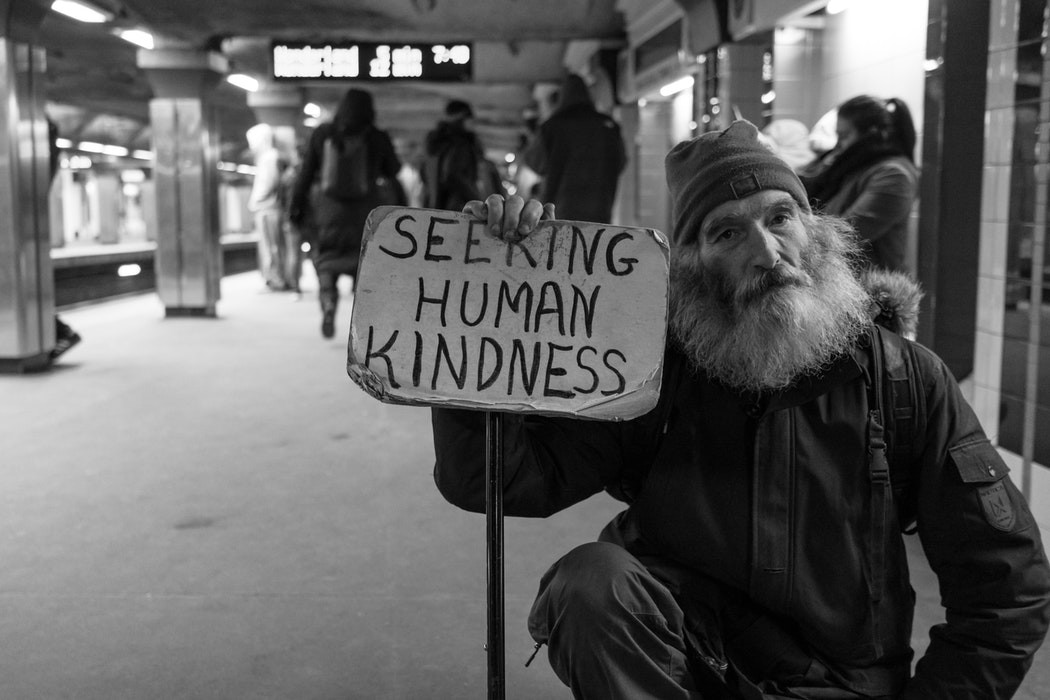
#> input picture 0.jpeg, 1050 x 700 px, found by its file name
$ jupyter execute Edge_Detection_Practice.ipynb   (shell and % lines are left out)
#> lines starting #> are read from the running program, lines starting #| are printed output that depends on the picture
<a href="https://colab.research.google.com/github/JahnnobiRahman/Edge_Detection_Image/blob/main/Edge_Detection_Practice.ipynb" target="_parent"></a>

[cell 1]
import cv2 as cv
import numpy as np
import matplotlib.pyplot as plt
from skimage import data, io

[cell 2]
path = "/content/0.jpeg"

[cell 3]
img = cv.imread(path,0)
#> img is the input picture: shape (700, 1050); min 0, max 255, mean 97

[cell 4]
plt.subplot(1,2,1)
plt.imshow(img)
plt.title('Original Image')

[cell 5]
k = np.array([[0,0,0],
             [0,1,0],
             [0,0,0]])
output = cv.filter2D(img,-1,k)

[cell 6]
plt.subplot(1,2,2)
plt.imshow(output)
plt.title('Output Image')

# Robinson Compass Masks

[cell 7]
k = np.array([[1,2,1],
             [0,0,0],
             [-1,-2,-1]])
output6 = cv.filter2D(img,-1,k)

k = np.array([[-1,-2,-1],
             [0,0,0],
             [1,2,1]])
output5 = cv.filter2D(img,-1,k)

k = np.array([[-1,0,1],
             [-2,0,2],
             [-1,0,1]])
output2 = cv.filter2D(img,-1,k)

k = np.array([[1,0,-1],
             [2,0,-2],
             [1,0,-1]])
output1 = cv.filter2D(img,-1,k)

k1 = np.array([[2,1,0],
             [1,0,-1],
             [0,-1,-2]])
output_6 = cv.filter2D(img,-1,k1)

k1 = np.array([[-2,-1,0],
             [-1,0,1],
             [0,1,2]])
output_7 = cv.filter2D(img,-1,k1)

k1 = np.array([[0,1,2],
             [-1,0,1],
             [-2,-1,0]])
output_8 = cv.filter2D(img,-1,k1)

k1 = np.array([[0,-1,-2],
             [1,0,-1],
             [2,1,0]])
output_9 = cv.filter2D(img,-1,k1)
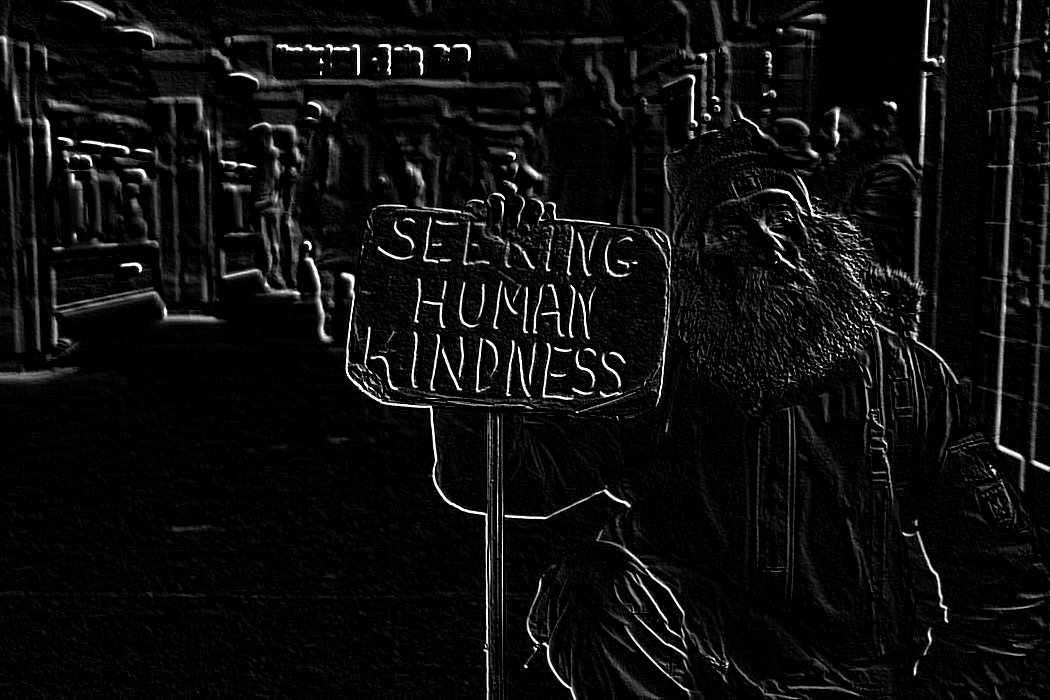
#> output_9: shape (700, 1050); min 0, max 255, mean 13.9

[cell 8]
plt.figure(figsize=(20,12))
plt.subplot(3,3,1)
plt.imshow(output6)
plt.title('North')
plt.figure(figsize=(20,12))
plt.subplot(3,3,2)
plt.imshow(output5)
plt.title('Sobel Horizontal')
plt.figure(figsize=(20,12))
plt.subplot(3,3,3)
plt.imshow(output2)
plt.title('Sobel Vertical')
plt.figure(figsize=(20,12))
plt.subplot(3,3,4)
plt.imshow(output1)
plt.title('West')
plt.figure(figsize=(20,12))
plt.subplot(3,3,5)
plt.imshow(output_6)
plt.title('North-West')
plt.figure(figsize=(20,12))
plt.subplot(3,3,6)
plt.imshow(output_7)
plt.title('South-East')
plt.figure(figsize=(20,12))
plt.subplot(3,3,7)
plt.imshow(output_8)
plt.title('North-East')
plt.figure(figsize=(20,12))
plt.subplot(3,3,8)
plt.imshow(output_9)
plt.title('South-West')

# Prewitt Operator Vertical

[cell 9]
img = cv.imread(path,0)

[cell 10]
img.shape
#> Out = (700, 1050)

[cell 11]
no_of_row = img.shape[0]
#> no_of_row = 700

[cell 12]
no_of_column= img.shape[1]
#> no_of_column = 1050

[cell 13]
no_of_row
#> Out = 700

[cell 14]
no_of_column
#> Out = 1050

[cell 15]
k = np.array([[-1,0,1],
             [-1,0,1],
             [-1,0,1]])

[cell 16]
k.shape[0]

[cell 17]
padded = np.zeros((no_of_row + k.shape[0]-1, no_of_column + k.shape[1]-1))

[cell 18]
Output_Image = np.zeros(img.shape)

[cell 19]
padded[1:-1, 1:-1] = img

[cell 20]
for x in range(no_of_row):
    for y in range(no_of_column):
        Output_Image[x, y] = (k * padded[x:x + 3,y:y + 3]).sum()
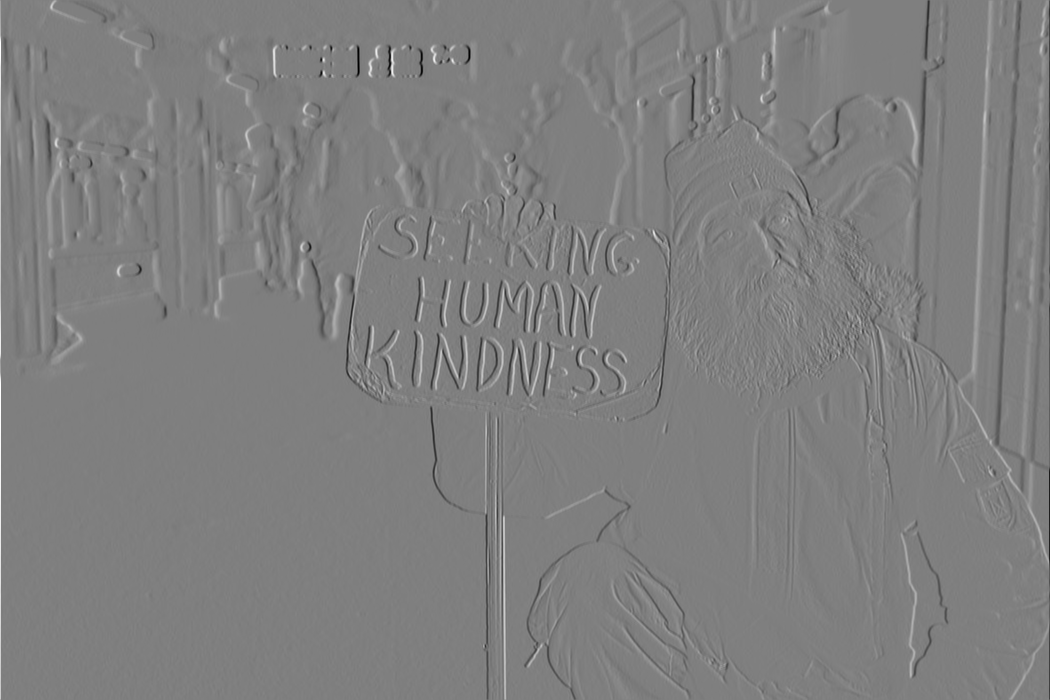
#> Output_Image: shape (700, 1050) float64; min -648, max 648, mean -0.2; drawn with min black and max white

[cell 21]
plt.figure(figsize=(20,12))
plt.subplot(3,3,1)
plt.imshow(Output_Image)

# Prewitt Operator Horizontal

[cell 22]
k = np.array([[-1,-1,1],
             [0,0,0],
             [1,0,1]])

[cell 23]
img = cv.imread(path,0)

[cell 24]
plt.figure(figsize=(10,6))
plt.subplot(1,1,1)
plt.imshow(img,cmap='gray')

[cell 25]
padded = np.zeros((no_of_row + k.shape[0]-1, no_of_column + k.shape[1]-1))
PrewittHor = np.zeros(img.shape)
padded[1:-1, 1:-1] = img

[cell 26]
for x in range(no_of_row):
    for y in range(no_of_column):
        PrewittHor[x, y] = (k * padded[x:x + 3,y:y + 3]).sum()
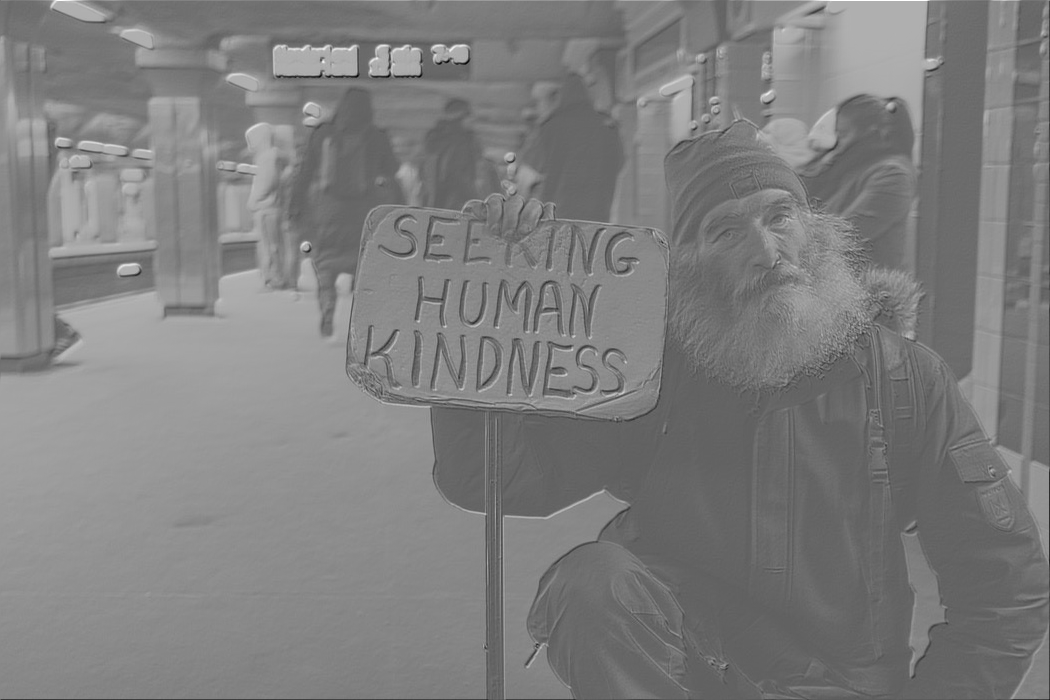
#> PrewittHor: shape (700, 1050) float64; min -312, max 510, mean 96.5; drawn with min black and max white

[cell 27]
plt.figure(figsize=(20,12))
plt.subplot(3,3,1)
plt.imshow(PrewittHor,cmap='gray')

# Sobel Vertical Operator

[cell 28]
k = np.array([[-1,0,1],
             [-2,0,2],
             [-1,0,1]])

[cell 29]
img = cv.imread(path,0)
plt.figure(figsize=(10,6))
plt.subplot(1,1,1)
plt.imshow(img)

[cell 30]
paddedSobel = np.zeros((no_of_row + k.shape[0]-1, no_of_column + k.shape[1]-1))
SobelVer = np.zeros(img.shape)
paddedSobel[1:-1, 1:-1] = img

[cell 31]
for x in range(no_of_row):
    for y in range(no_of_column):
        SobelVer[x, y] = (k * paddedSobel[x:x + 3,y:y + 3]).sum()

[cell 32]
plt.figure(figsize=(20,12))
plt.subplot(3,3,1)
plt.imshow(SobelVer,cmap='gray')

# Sobel Horizontal

[cell 33]
k = np.array([[-1,-2,-1],
             [0,0,0],
             [1,2,1]])

[cell 34]
img = cv.imread(path,0)
plt.figure(figsize=(10,6))
plt.subplot(1,1,1)
plt.imshow(img,cmap='gray')

[cell 35]
paddedSobel1 = np.zeros((no_of_row + k.shape[0]-1, no_of_column + k.shape[1]-1))
SobelHor = np.zeros(img.shape)
paddedSobel1[1:-1, 1:-1] = img

[cell 36]
from google.colab import drive
drive.mount('/content/drive')

[cell 37]
for x in range(no_of_row):
    for y in range(no_of_column):
        SobelHor[x, y] = (k * paddedSobel1[x:x + 3,y:y + 3]).sum()
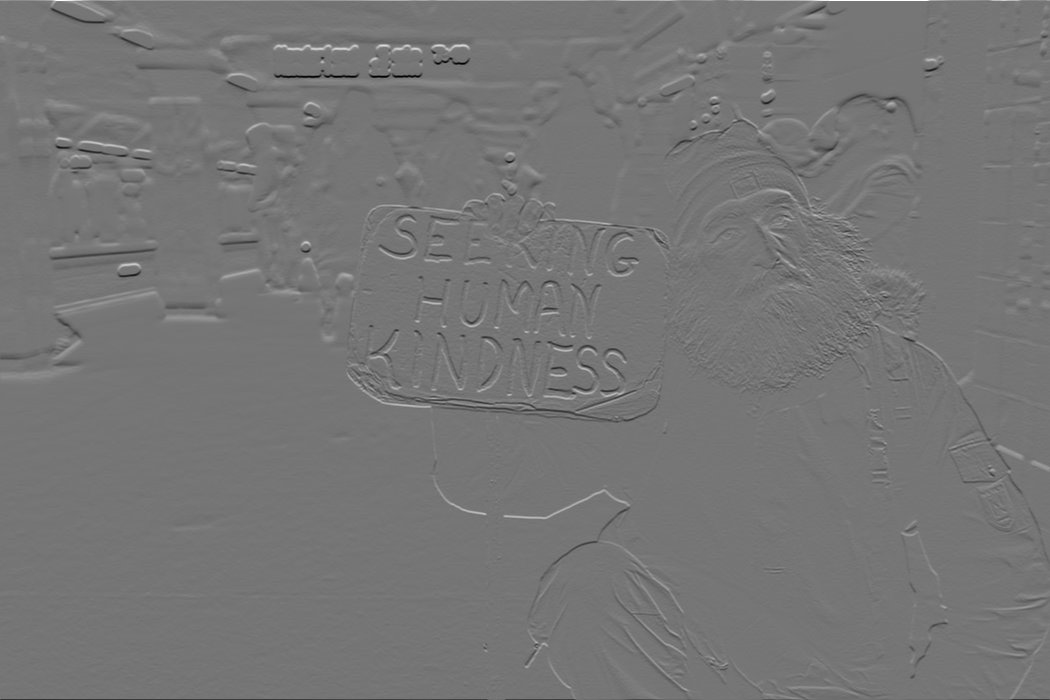
#> SobelHor: shape (700, 1050) float64; min -879, max 1020, mean -0.2; drawn with min black and max white

[cell 38]
plt.figure(figsize=(20,12))
plt.subplot(3,3,1)
plt.imshow(SobelHor,cmap='gray')

# Sobel Horizontal and Vertical Together

# Laplacian Operator

[cell 39]
k = np.array([[1,1,1],
             [1,-8,1],
             [1,1,1]])

[cell 40]
img = cv.imread(path,0)
plt.figure(figsize=(10,6))
plt.subplot(1,1,1)
plt.imshow(img)

[cell 41]
paddedLP = np.zeros((no_of_row + k.shape[0]-1, no_of_column + k.shape[1]-1))
LP = np.zeros(img.shape)
paddedLP[1:-1, 1:-1] = img

[cell 42]
for x in range(no_of_row):
    for y in range(no_of_column):
        LP[x, y] = (k * paddedLP[x:x + 3,y:y + 3]).sum()
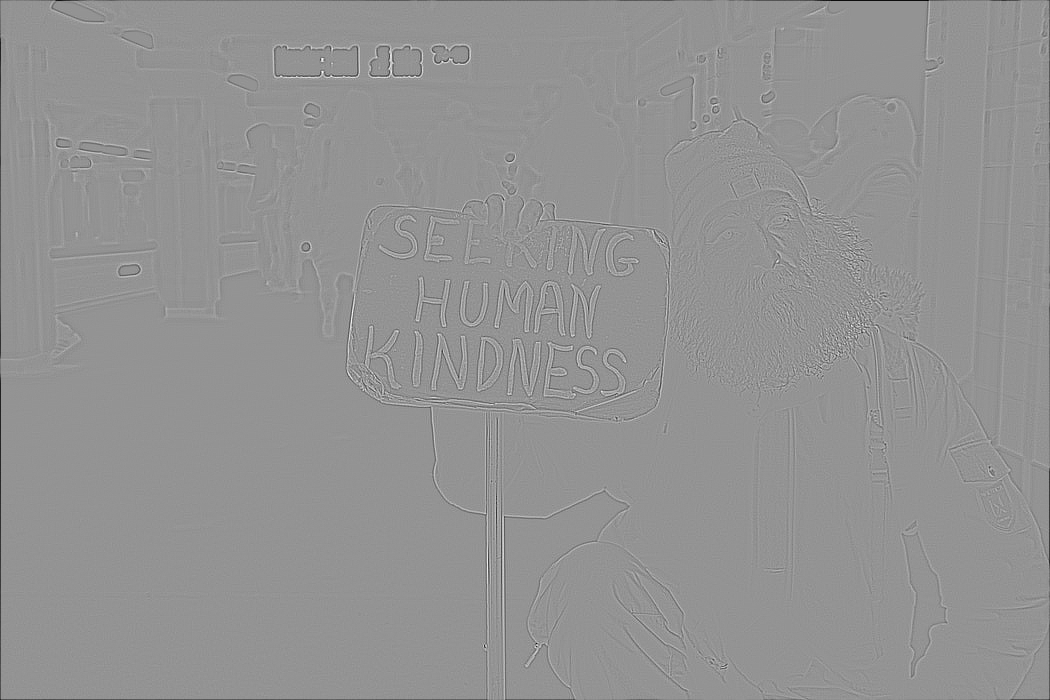
#> LP: shape (700, 1050) float64; min -834, max 606, mean -1.4; drawn with min black and max white

[cell 43]
plt.figure(figsize=(20,12))
plt.subplot(3,3,1)
plt.imshow(LP,cmap='gray')

# Canny

[cell 44]
img = cv.imread(path,0)

canny = cv.Canny(img, 100, 200)
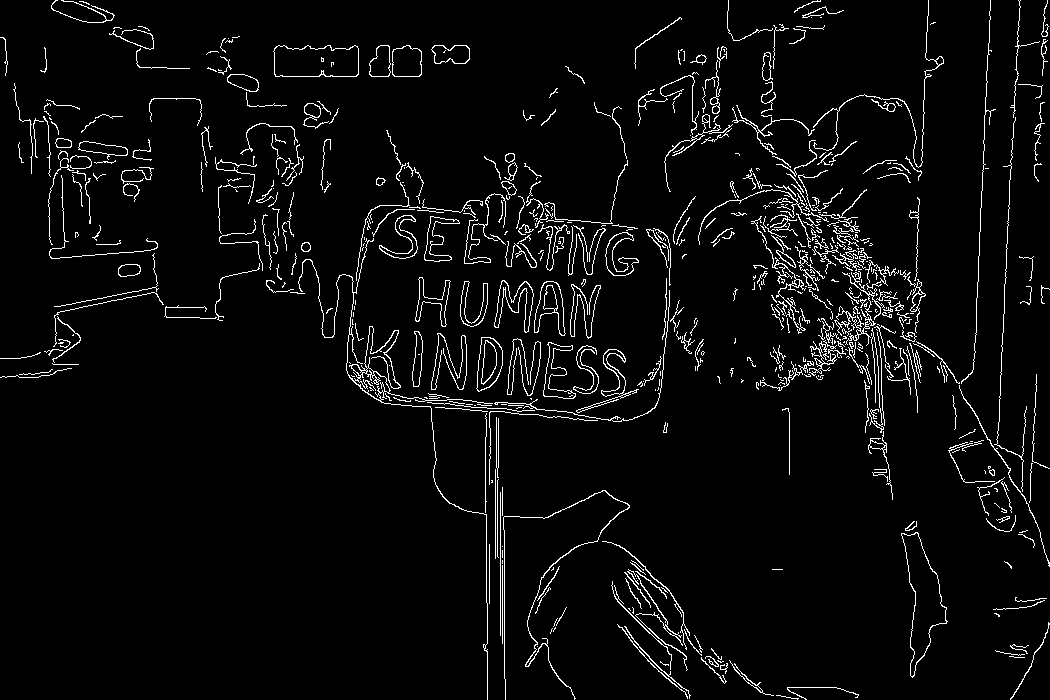
#> canny: shape (700, 1050); 4.2% white in thin lines or dots
